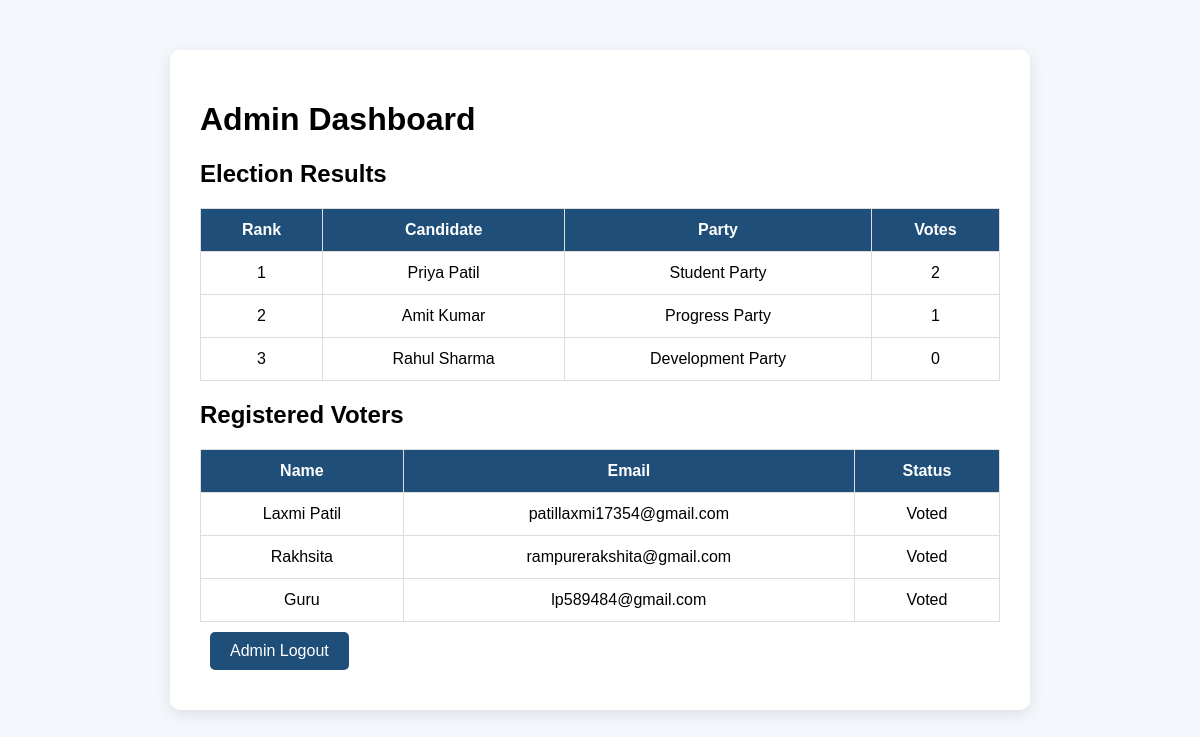
Page /admin (signed in) on the committed database.
### tables this page shows
CREATE TABLE candidates (
            id INTEGER PRIMARY KEY AUTOINCREMENT,
            name TEXT NOT NULL,
            party TEXT NOT NULL,
            votes INTEGER DEFAULT 0
        );

CREATE TABLE users (
            id INTEGER PRIMARY KEY AUTOINCREMENT,
            name TEXT NOT NULL,
            email TEXT UNIQUE NOT NULL,
            password TEXT NOT NULL,
            has_voted INTEGER DEFAULT 0
        );

### app.py (the view)
@app.route("/admin")
def admin():
    if not session.get("admin"):
        return redirect(url_for("admin_login"))
    conn = get_db()
    candidates = conn.execute(
        "SELECT * FROM candidates ORDER BY votes DESC"
    ).fetchall()
    users = conn.execute(
        "SELECT id, name, email, has_voted FROM users"
    ).fetchall()
    conn.close()
    return render_template(
        "result.html",
        candidates=candidates,
        users=users,
        admin=True
    )

### app.py (called while the page is built)
def get_db():
    conn = sqlite3.connect(DATABASE)
    conn.row_factory = sqlite3.Row
    return conn

### templates/result.html (shortened to what this page needs)
<!DOCTYPE html>
<html>
<head>
</head>
<body>
<div class="container">
    {% if admin %}
        <h1>Admin Dashboard</h1>
        <h2>Election Results</h2>
    {% else %}
        <h1>Election Results</h1>
    {% endif %}
    <table>
        <tr>
            <th>Rank</th>
            <th>Candidate</th>
            <th>Party</th>
            <th>Votes</th>
        </tr>
        {% for candidate in candidates %}
        <tr>
            <td>{{ loop.index }}</td>
            <td>{{ candidate["name"] }}</td>
            <td>{{ candidate["party"] }}</td>
            <td>{{ candidate["votes"] }}</td>
        </tr>
        {% endfor %}
    </table>
    {% if admin and users %}
        <h2>Registered Voters</h2>
        <table>
            <tr>
                <th>Name</th>
                <th>Email</th>
                <th>Status</th>
            </tr>
            {% for user in users %}
            <tr>
                <td>{{ user["name"] }}</td>
                <td>{{ user["email"] }}</td>
                <td>
                    {% if user["has_voted"] == 1 %}
                        Voted
                    {% else %}
                        Not Voted
                    {% endif %}
                </td>
            </tr>
            {% endfor %}
        </table>
    {% endif %}
    {% if admin %}
        <a href="{{ url_for('logout') }}">Admin Logout</a>
    {% else %}
        <a href="{{ url_for('index') }}">Home</a>
        {% if session.get("user_id") %}
            <a href="{{ url_for('vote') }}">Back to Voting</a>
            <a href="{{ url_for('logout') }}">Logout</a>
        {% endif %}
    {% endif %}
</div>
</body>
</html>

### templates/result.html (style rules this page uses)
body { font-family: Arial; background: #f4f7fb; }
.container { width: 800px; margin: 50px auto; background: white; padding: 30px; border-radius: 10px; box-shadow: 0 4px 15px rgba(0,0,0,0.1); }
table { width: 100%; border-collapse: collapse; margin-top: 20px; }
th, td { padding: 12px; border: 1px solid #ddd; text-align: center; }
th { background: #1f4e79; color: white; }
a { display: inline-block; margin: 10px; padding: 10px 20px; background: #1f4e79; color: white; text-decoration: none; border-radius: 5px; }

### rows in the picture
candidates: name "Priya Patil", party "Student Party", votes "2"
candidates: name "Amit Kumar", party "Progress Party", votes "1"
candidates: name "Rahul Sharma", party "Development Party", votes "0"
users: name "Laxmi Patil", email "patillaxmi17354@gmail.com", has_voted "Voted"
users: name "Rakhsita", email "rampurerakshita@gmail.com", has_voted "Voted"
users: name "Guru", email "lp589484@gmail.com", has_voted "Voted"
